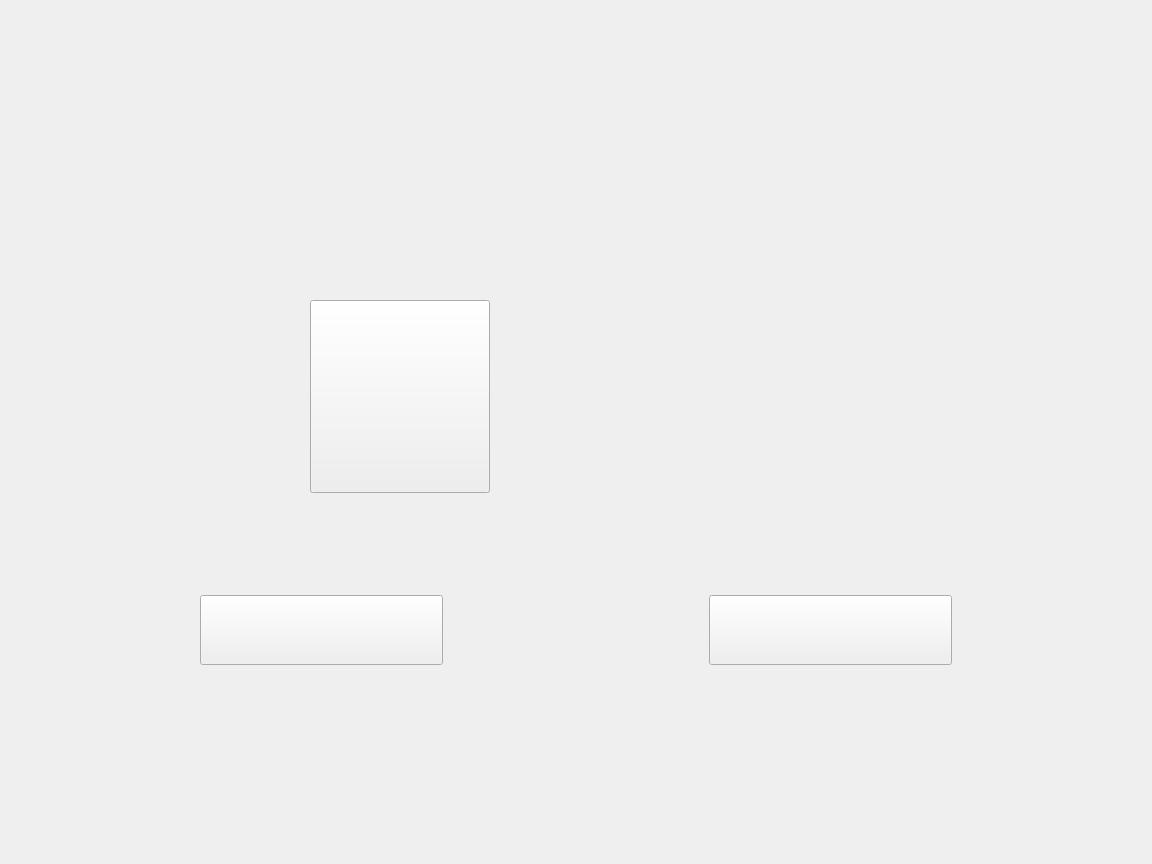
<?xml version="1.0" encoding="UTF-8"?>
<ui version="4.0">
 <class>Form</class>
 <widget class="QWidget" name="Form">
  <property name="geometry">
   <rect>
    <x>0</x>
    <y>0</y>
    <width>1152</width>
    <height>864</height>
   </rect>
  </property>
  <property name="windowTitle">
   <string>Form</string>
  </property>
  <property name="styleSheet">
   <string notr="true">border-image: url(:/background/UIpictures/_________0x0y1080w810h.png);</string>
  </property>
  <widget class="QPushButton" name="returnButton">
   <property name="geometry">
    <rect>
     <x>709</x>
     <y>595</y>
     <width>243</width>
     <height>70</height>
    </rect>
   </property>
   <property name="styleSheet">
    <string notr="true">border-image: url(:/background_1/pictures_1/________________1420x1220y380w110h.png);</string>
   </property>
   <property name="text">
    <string/>
   </property>
  </widget>
  <widget class="QPushButton" name="recordButton">
   <property name="geometry">
    <rect>
     <x>200</x>
     <y>595</y>
     <width>243</width>
     <height>70</height>
    </rect>
   </property>
   <property name="styleSheet">
    <string notr="true">border-image: url(:/background_1/pictures_1/__________80x1200y380w110h.png);</string>
   </property>
   <property name="text">
    <string/>
   </property>
  </widget>
  <widget class="QPushButton" name="iconButton">
   <property name="geometry">
    <rect>
     <x>310</x>
     <y>300</y>
     <width>180</width>
     <height>193</height>
    </rect>
   </property>
   <property name="styleSheet">
    <string notr="true">border-image: url(:/background/UIpictures/recordingicon.png);</string>
   </property>
   <property name="text">
    <string/>
   </property>
  </widget>
 </widget>
 <resources>
  <include location="pictures.qrc"/>
 </resources>
 <connections/>
</ui>
